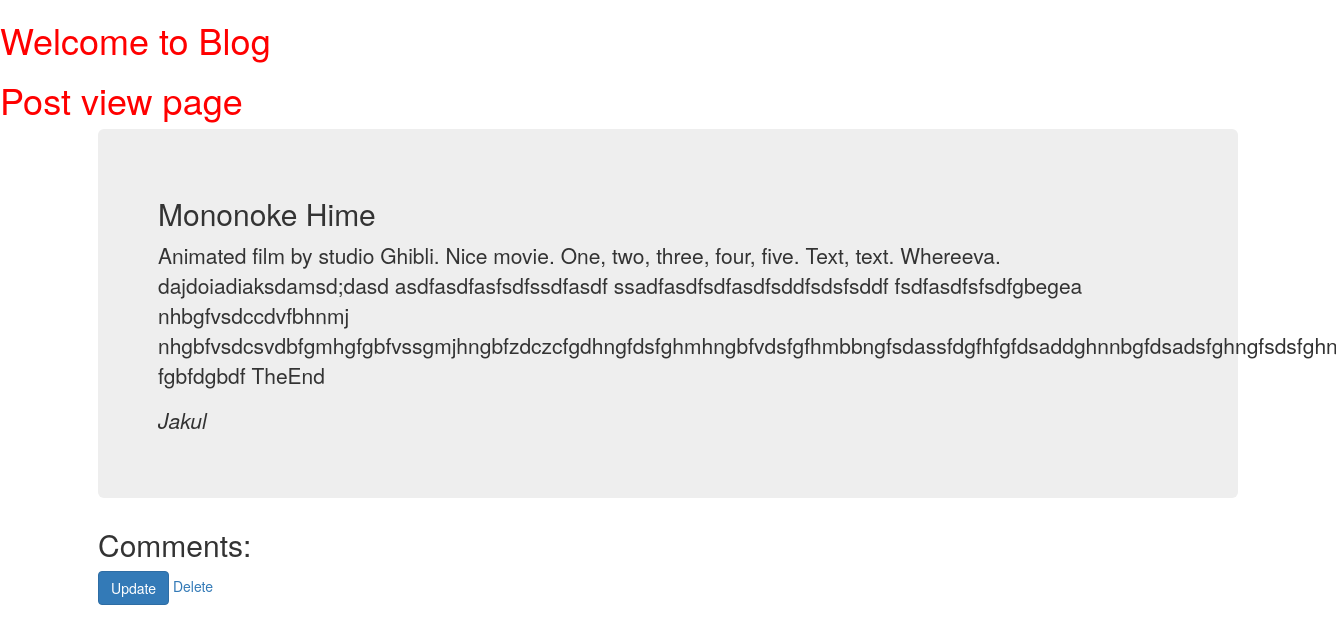
Page /list/3/ on the earlier database version.
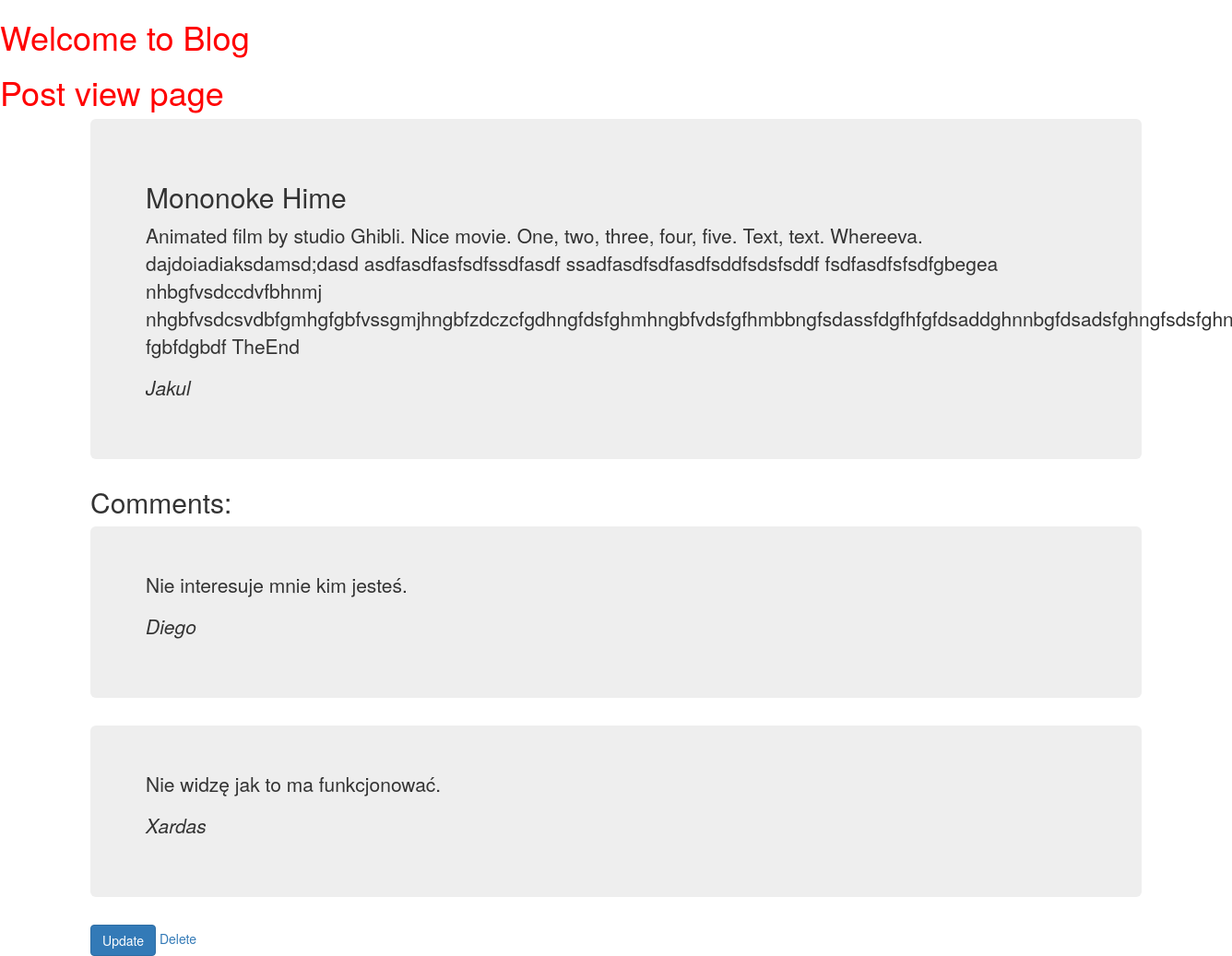
Same page on the later database version.
### blog/models.py (models this page shows, shortened)
class Comment(models.Model):
    author = models.CharField(max_length=16)
    text = models.TextField()
    post_id = models.ForeignKey(Post, on_delete=models.CASCADE, related_name='comments') #to which post is the comment

### blog/views.py (the view)
# urls.py: path('list/<int:pk>/', views.PostDetailView.as_view(), name='read_post'),
class PostDetailView(DetailView):
    model = models.Post
    template_name = 'blog/post_site.html'

### templates/blog/post_site.html
{% extends 'blog/base.html' %}
{% block pojemnik %}
  <h1>Post view page</h1>
  <div class="container">
    <div class="jumbotron">
      <h2>{{ post.title }}</h2>
      <p>{{ post.text }}</p>
      <p><i>{{ post.author }}</i></p>
    </div>
    <h2>Comments: </h2>
    {% for coms in  post.comments.all %}
      <div class="jumbotron">
        <p>{{ coms.text }}</p>
        <p><i>{{ coms.author }}</i></p>
      </div>
    {% endfor %}
    <a class = 'btn btn-primary' href="{% url 'blog:update' pk=post.pk %}">Update</a>
    <a href="{% url 'blog:delete' pk=post.pk %}">Delete</a>
  </div>
{% endblock %}

Differences in the rows shown:
added Comment: text "Nie interesuje mnie kim jesteś.", author "Diego"
added Comment: text "Nie widzę jak to ma funkcjonować.", author "Xardas"
